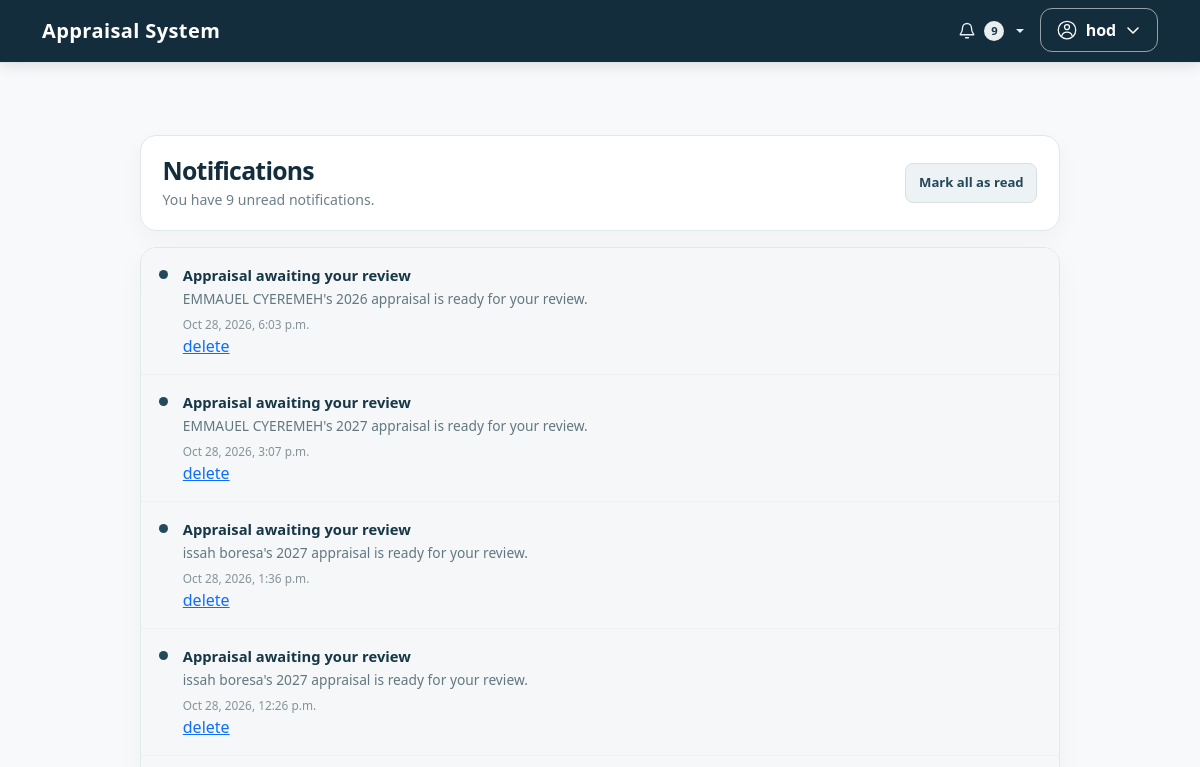
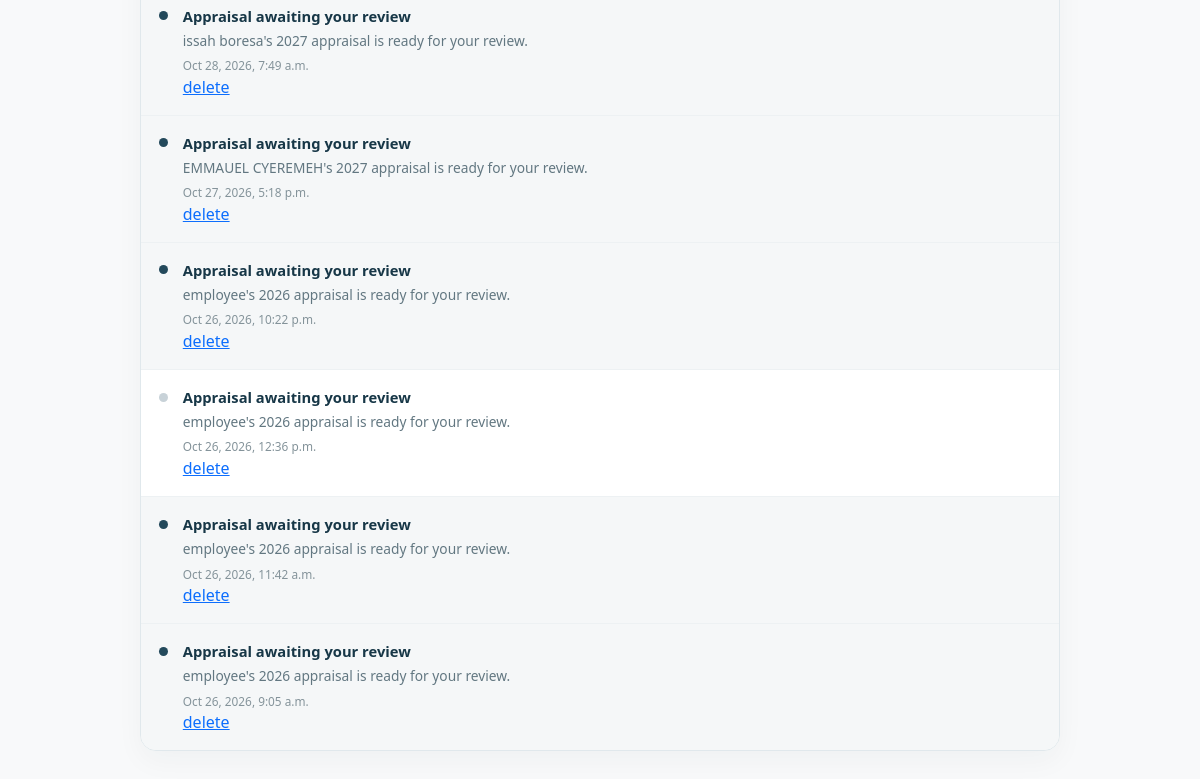
/notifications/ (signed in), run on an earlier commit of the app's database (2 pictures, top to bottom).
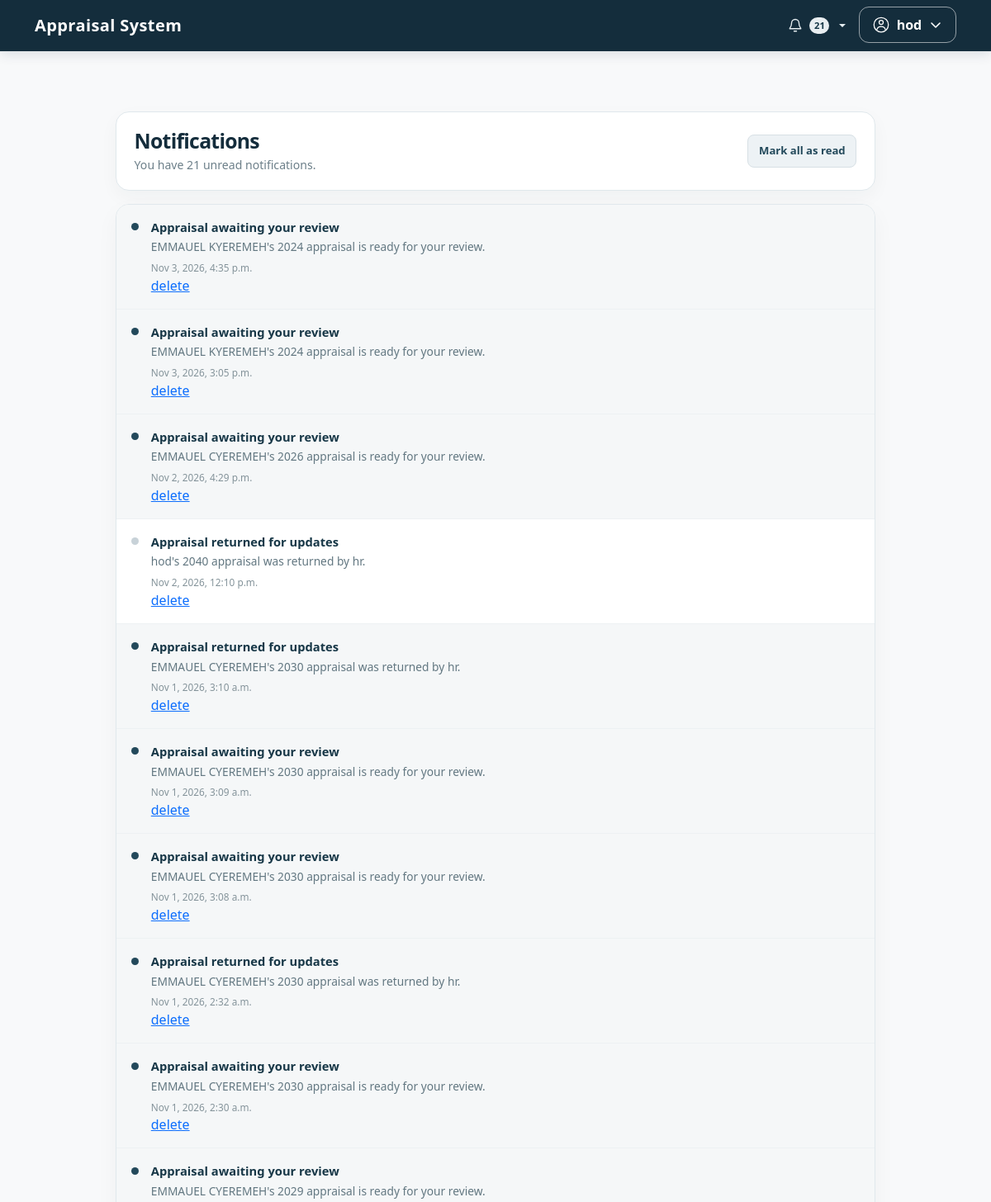
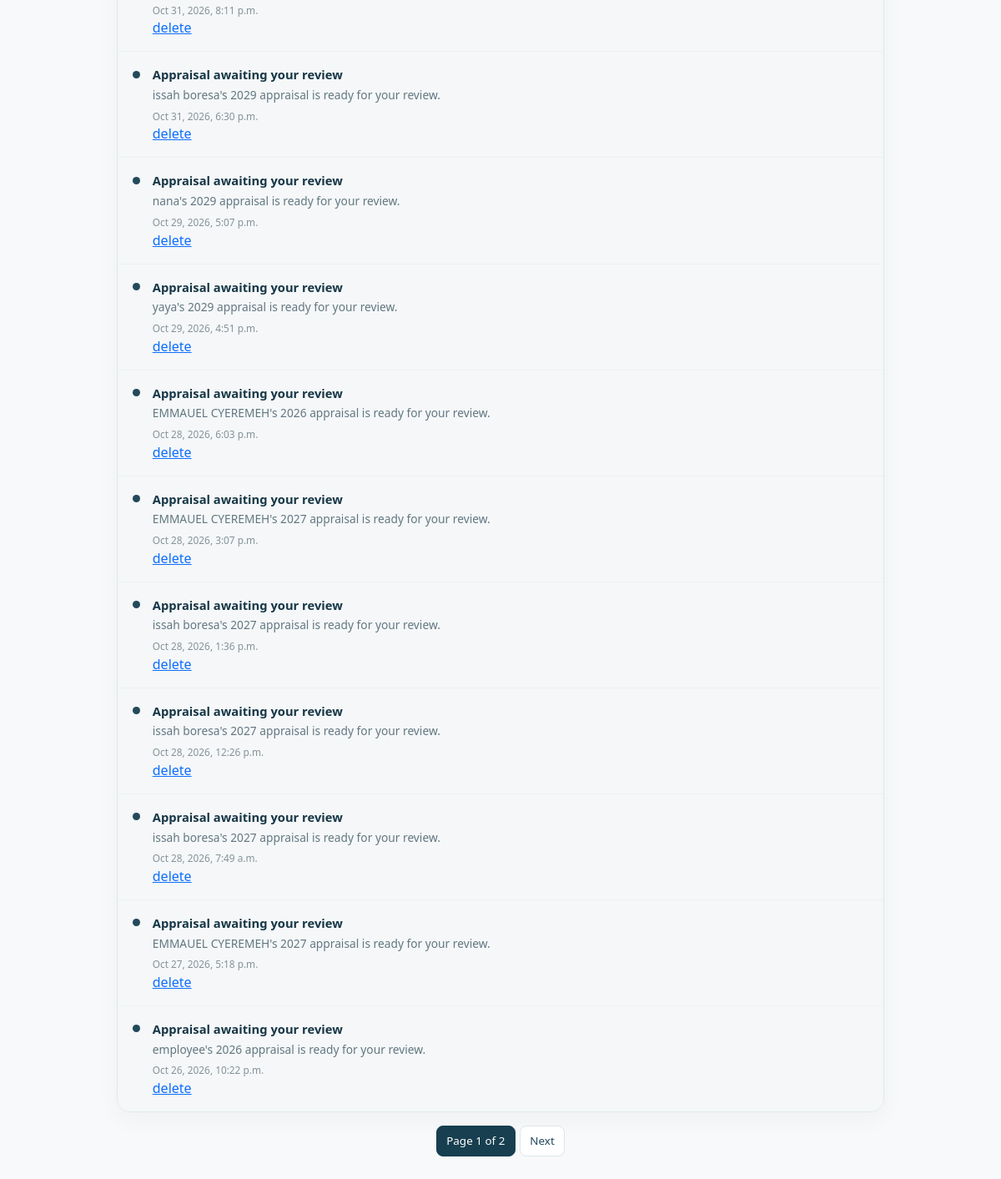
And on a later commit of the database (2 pictures, top to bottom).
### app/models.py (models this page shows, shortened)
class AppNotification(models.Model):
    recipient = models.ForeignKey(
        settings.AUTH_USER_MODEL,
        on_delete=models.CASCADE,
        related_name='app_notifications',
    )
    title = models.CharField(max_length=120)
    message = models.CharField(max_length=300)
    url = models.CharField(max_length=500, blank=True)
    created_at = models.DateTimeField(auto_now_add=True)
    read_at = models.DateTimeField(null=True, blank=True)
    class Meta:
        ordering = ['-created_at', '-pk']
    @property
    def is_read(self):
        return self.read_at is not None

### app/views.py (the view)
# urls.py: path('notifications/', views.notifications, name='notifications'),
@login_required
def notifications(request):
    notification_list = AppNotification.objects.filter(recipient=request.user)
    page = Paginator(notification_list, 20).get_page(request.GET.get('page', 1))
    return render(request, 'account/notifications.html', {
        'notification_page': page,
        'unread_notification_count': notification_list.filter(
            read_at__isnull=True,
        ).count(),
    })

### app/audit.py (called while the page is built)
def set_audit_request_context(request):
    user = getattr(request, 'user', None)
    if not user or not user.is_authenticated:
        return _audit_request_context.set(None)
    profile = getattr(user, 'profile', None)
    return _audit_request_context.set({
        'actor': user,
        'actor_username': user.get_username(),
        'actor_role': profile.role if profile else '',
        'actor_is_superuser': user.is_superuser,
        'ip_address': _client_ip(request),
    })

def reset_audit_request_context(token):
    _audit_request_context.reset(token)

def _client_ip(request):
    value = request.META.get('REMOTE_ADDR')
    if not value:
        return None
    try:
        return str(ip_address(value))
    except ValueError:
        return None

### app/templates/account/notifications.html (shortened to what this page needs)
{% extends 'base.html' %}
{% block content %}
<div class="container py-4 py-md-5">
    <main class="notifications-page">
        <header class="notifications-header">
            <div>
                <h1>Notifications</h1>
                <p>
                    {% if unread_notification_count %}
                        You have {{ unread_notification_count }} unread notification{{ unread_notification_count|pluralize }}.
                    {% else %}
                        You are all caught up.
                    {% endif %}
                </p>
            </div>
            {% if unread_notification_count %}
                <form action="{% url 'mark_all_notifications_read' %}" method="post">
                    <button type="submit" class="notifications-mark-all">Mark all as read</button>
                </form>
            {% endif %}
        </header>
        <section class="notifications-list" aria-label="Your notifications">
            {% for notification in notification_page %}
                <article class="notification-row{% if not notification.is_read %} unread{% endif %}">
                    <span class="notification-indicator" aria-hidden="true"></span>
                    <div class="notification-content">
                        <form action="{% url 'open_notification' notification.id %}" method="post">
                                <span class="notification-title">{{ notification.title }} </span>
                                <span class="notification-message">{{ notification.message }}</span>
                                <span class="notification-time">{{ notification.created_at|date:"M j, Y, P" }}</span>
                                  <a href="{% url 'delete_noti' notification.id %}">delete</a>
                        </form>
                    </div>
                </article>
            {% empty %}
                <div class="notifications-empty">
                    <strong class="d-block text-body mb-1">No notifications yet</strong>
                    <span>Important appraisal and account updates will appear here.</span>
                </div>
            {% endfor %}
        </section>
        {% if notification_page.has_other_pages %}
            <nav class="notifications-pagination" aria-label="Notification pages">
                <span class="current">Page {{ notification_page.number }} of {{ notification_page.paginator.num_pages }}</span>
                {% if notification_page.has_next %}
                    <a href="?page={{ notification_page.next_page_number }}">Next</a>
                {% endif %}
            </nav>
        {% endif %}
    </main>
</div>
{% endblock %}

### app/templates/base.html (shortened to what this page needs)
<!DOCTYPE html>
<html lang="en">
<head>
    <link href="https://cdn.jsdelivr.net/npm/bootstrap@5.3.2/dist/css/bootstrap.min.css" rel="stylesheet">
</head>
<body>
    <nav class="navbar navbar-expand-lg navbar-dark navbar-appraisal mb-4 border-bottom">
        <div class="container">
            <a class="navbar-brand" href="{% url 'home' %}">Appraisal System</a>
            <div class="collapse navbar-collapse" id="navbarNav">
                <ul class="navbar-nav ms-auto">
                    {% if user.is_authenticated %}
                        <li class="nav-item dropdown navbar-notifications">
                            <button
                                class="navbar-notifications-toggle dropdown-toggle"
                                type="button"
                                data-bs-toggle="dropdown"
                                aria-expanded="false"
                                aria-label="Notifications{% if unread_notification_count %}, {{ unread_notification_count }} unread{% endif %}"
                            >
                                <svg aria-hidden="true" width="18" height="18" viewBox="0 0 24 24" fill="none">
                                    <path d="M18 8a6 6 0 0 0-12 0c0 7-3 7-3 9h18c0-2-3-2-3-9M10 21h4" stroke="currentColor" stroke-width="1.8" stroke-linecap="round" stroke-linejoin="round"/>
                                </svg>
                                {% if unread_notification_count %}
                                    <span class="navbar-notification-count">{{ unread_notification_count }}</span>
                                {% endif %}
                            </button>
                        </li>
                        <li class="nav-item dropdown navbar-account">
                            <button
                                class="navbar-account-toggle"
                                type="button"
                                data-bs-toggle="dropdown"
                                aria-expanded="false"
                                aria-label="Account menu for {{ user.username }}"
                            >
                                <span>{{ user.get_short_name|default:user.username }}</span>
                                <svg class="navbar-account-chevron" aria-hidden="true" width="16" height="16" viewBox="0 0 16 16" fill="none">
                                    <path d="m3 6 5 5 5-5" stroke="currentColor" stroke-width="1.6" stroke-linecap="round" stroke-linejoin="round"/>
                                </svg>
                            </button>
                        </li>
                    {% else %}
                        <li class="nav-item">
                            <a class="nav-link" href="{% url 'login' %}">Sign in</a>
                        </li>
                    {% endif %}
                </ul>
            </div>
        </div>
    </nav>
    <div class="container">
        {% block content %}
        {% endblock %}
    </div>
</body>
</html>

What changed in the data, as far as the page shows it:
no longer on this page (row unchanged): AppNotification: title "Appraisal awaiting your review", message "employee's 2026 appraisal is ready for your review.", created_at "Oct 26, 2026, 12:36 p.m."
no longer on this page (row unchanged): AppNotification: title "Appraisal awaiting your review", message "employee's 2026 appraisal is ready for your review.", created_at "Oct 26, 2026, 11:42 a.m."
no longer on this page (row unchanged): AppNotification: title "Appraisal awaiting your review", message "employee's 2026 appraisal is ready for your review.", created_at "Oct 26, 2026, 9:05 a.m."
added AppNotification: title "Appraisal awaiting your review", message "EMMAUEL KYEREMEH's 2024 appraisal is ready for your review.", created_at "Nov 3, 2026, 4:35 p.m."
added AppNotification: title "Appraisal awaiting your review", message "EMMAUEL KYEREMEH's 2024 appraisal is ready for your review.", created_at "Nov 3, 2026, 3:05 p.m."
added AppNotification: title "Appraisal awaiting your review", message "EMMAUEL CYEREMEH's 2026 appraisal is ready for your review.", created_at "Nov 2, 2026, 4:29 p.m."
added AppNotification: title "Appraisal returned for updates", message "hod's 2040 appraisal was returned by hr.", created_at "Nov 2, 2026, 12:10 p.m."
added AppNotification: title "Appraisal returned for updates", message "EMMAUEL CYEREMEH's 2030 appraisal was returned by hr.", created_at "Nov 1, 2026, 3:10 a.m."
added AppNotification: title "Appraisal awaiting your review", message "EMMAUEL CYEREMEH's 2030 appraisal is ready for your review.", created_at "Nov 1, 2026, 3:09 a.m."
added AppNotification: title "Appraisal awaiting your review", message "EMMAUEL CYEREMEH's 2030 appraisal is ready for your review.", created_at "Nov 1, 2026, 3:08 a.m."
added AppNotification: title "Appraisal returned for updates", message "EMMAUEL CYEREMEH's 2030 appraisal was returned by hr.", created_at "Nov 1, 2026, 2:32 a.m."
added AppNotification: title "Appraisal awaiting your review", message "EMMAUEL CYEREMEH's 2030 appraisal is ready for your review.", created_at "Nov 1, 2026, 2:30 a.m."
added AppNotification: title "Appraisal awaiting your review", message "EMMAUEL CYEREMEH's 2029 appraisal is ready for your review.", created_at "Oct 31, 2026, 8:11 p.m."
added AppNotification: title "Appraisal awaiting your review", message "issah boresa's 2029 appraisal is ready for your review.", created_at "Oct 31, 2026, 6:30 p.m."
added AppNotification: title "Appraisal awaiting your review", message "nana's 2029 appraisal is ready for your review.", created_at "Oct 29, 2026, 5:07 p.m."
added AppNotification: title "Appraisal awaiting your review", message "yaya's 2029 appraisal is ready for your review.", created_at "Oct 29, 2026, 4:51 p.m."
Also different on the page:
{{ unread_notification_count }}: "9" → "21"
{{ notification_page.number }}: (not shown) → "1"
{{ notification_page.paginator.num_pages }}: (not shown) → "2"
text now shown: "Page of Next"
